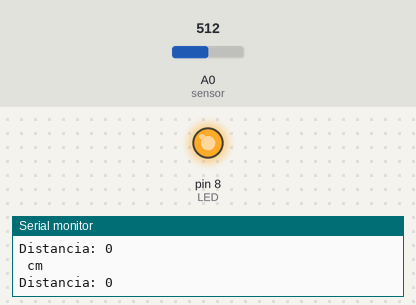
Bench run of a sketch on a simulated Arduino Uno, built with avr-gcc and run on an emulated ATmega328P. Parts: output pins drawn as LEDs (lit = HIGH), the last lines printed to the serial monitor. The inputs (shaded band) are chosen by the test bench; at power-on: A0 (sensor) = 512.

Above: at 1.2 s.
1.3 s: A0 (sensor) set to 72
4.3 s: A0 (sensor) set to 60
At 5.5 s:
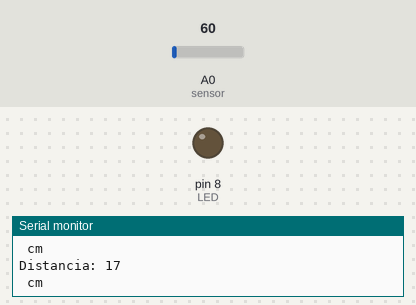
5.8 s: A0 (sensor) set to 2
7.3 s: A0 (sensor) set to 0
At 8.5 s:
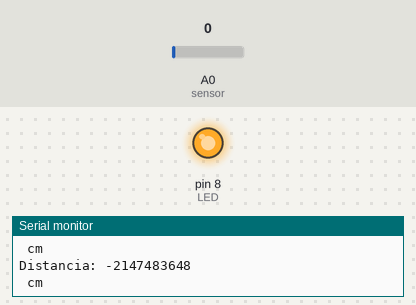
8.8 s: A0 (sensor) set to 25
At 9.6 s:
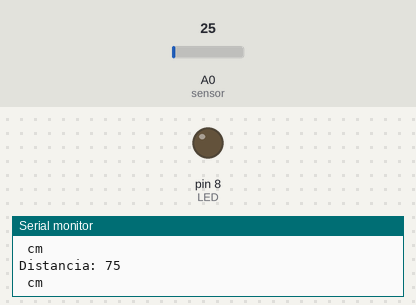
Timing chart, 0 to 11.3 s (numbered marks = the images above; inputs shaded):
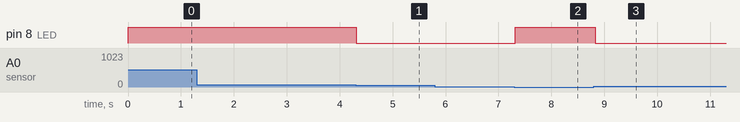

The sketch:

P6A5-Sharp.ino
```cpp
#define sensor A0
#define LED 8

long duracion;
long distancia;

void setup() {
  pinMode(sensor, INPUT);
  pinMode(LED, OUTPUT);

  Serial.begin(9600);
}

void loop() {
    duracion = analogRead(sensor);
    distancia = pow(duracion/328.88,-1/0.596);
    if(distancia < 15){
      digitalWrite(LED,HIGH);

    }else{
      digitalWrite(LED,LOW);
    }

    Serial.print("Distancia: ");
    Serial.println(distancia);
    Serial.println(" cm");
}
```

Measured:
- the behaviour switches between 66 and 65 on A0 (sensor) (found by bisection; images 0 and 1)
- the behaviour switches between 1 and 0 on A0 (sensor) (found by bisection; images 1 and 2)
- after the input at 4.3 s, pin 8 (LED): HIGH → LOW at once
- after the input at 7.3 s, pin 8 (LED): LOW → HIGH at once
- after the input at 8.8 s, pin 8 (LED): HIGH → LOW at once
